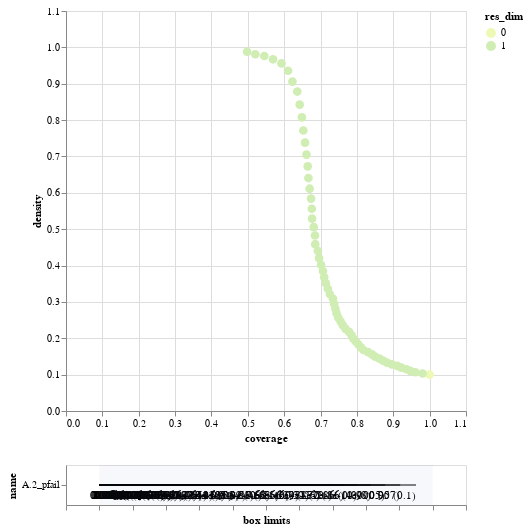

Write notebook code for a chart like this one.
### Code cell
box.inspect_tradeoff()

### Figure 1 — Vega-Lite specification as saved in the notebook (floating-point values rounded to 4 significant figures)
{"config": {"view": {"continuousWidth": 300, "continuousHeight": 300}}, "vconcat": [{"data": {"name": "data-2ca7f808461f801e5b1ba7290101002b"}, "mark": {"type": "circle", "size": 75}, "encoding": {"color": {"field": "res_dim", "scale": {"range": ["#eff9b6", "#d0edb3", "#97d6b9", "#5dc0c0", "#31a5c2", "#1f80b8", "#2354a3", "#21318d"]}, "type": "ordinal"}, "opacity": {"condition": {"param": "param_4", "value": 1}, "value": 0.4}, "tooltip": [{"field": "id", "type": "quantitative"}, {"field": "coverage", "format": ".2", "type": "quantitative"}, {"field": "density", "format": ".2", "type": "quantitative"}, {"field": "res_dim", "type": "ordinal"}], "x": {"field": "coverage", "scale": {"domain": [0, 1.1]}, "type": "quantitative"}, "y": {"field": "density", "scale": {"domain": [0, 1.1]}, "type": "quantitative"}}, "height": 400, "name": "view_4", "width": 400}, {"layer": [{"data": {"name": "data-918ad6172400972ceef6dac10e4ce1fe"}, "mark": {"type": "rule"}, "encoding": {"x": {"axis": {"grid": false, "labels": false, "title": "box limits"}, "field": "x_lower", "scale": {"domain": [0, 1], "padding": 0.1}, "type": "quantitative"}, "x2": {"field": "x_upper"}, "y": {"field": "name", "scale": {"padding": 1.0}, "type": "nominal"}}, "transform": [{"calculate": "(datum.x1-datum.minimum)/(datum.maximum-datum.minimum)", "as": "x_lower"}, {"calculate": "(datum.x2-datum.minimum)/(datum.maximum-datum.minimum)", "as": "x_upper"}, {"filter": {"param": "param_4"}}]}, {"data": {"name": "data-918ad6172400972ceef6dac10e4ce1fe"}, "mark": {"type": "text", "align": "left", "baseline": "top", "dy": 5}, "encoding": {"text": {"field": "text", "type": "ordinal"}, "x": {"axis": {"grid": false, "labels": false, "title": "box limits"}, "field": "x_lower", "scale": {"domain": [0, 1], "padding": 0.1}, "type": "quantitative"}, "x2": {"field": "x_upper"}, "y": {"field": "name", "scale": {"padding": 1.0}, "type": "nominal"}}, "transform": [{"calculate": "(datum.x1-datum.minimum)/(datum.maximum-datum.minimum)", "as": "x_lower"}, {"calculate": "(datum.x2-datum.minimum)/(datum.maximum-datum.minimum)", "as": "x_upper"}, {"filter": {"param": "param_4"}}, {"calculate": "datum.qp_lower>0?format(datum.x1, \".2\")+\" (\"+format(datum.qp_lower, \".1~g\")+\")\" :format(datum.x1, \".2\")", "as": "text"}]}, {"data": {"name": "data-918ad6172400972ceef6dac10e4ce1fe"}, "mark": {"type": "text", "align": "right", "baseline": "top", "dy": 5}, "encoding": {"text": {"field": "text", "type": "ordinal"}, "x": {"field": "x_upper", "type": "quantitative"}, "x2": {"field": "x_upper"}, "y": {"field": "name", "scale": {"padding": 1.0}, "type": "nominal"}}, "transform": [{"calculate": "(datum.x1-datum.minimum)/(datum.maximum-datum.minimum)", "as": "x_lower"}, {"calculate": "(datum.x2-datum.minimum)/(datum.maximum-datum.minimum)", "as": "x_upper"}, {"filter": {"param": "param_4"}}, {"calculate": "datum.qp_upper>0?format(datum.x2, \".2\")+\" (\"+format(datum.qp_upper, \".1\")+\")\" :format(datum.x2, \".2\")", "as": "text"}]}, {"data": {"name": "data-97aefd6d737ded565dc732e63f74ecc6"}, "mark": {"type": "rect", "opacity": 0.05}, "encoding": {"x": {"field": "start", "type": "quantitative"}, "x2": {"field": "end"}}}, {"data": {"name": "data-4f53cda18c2baa0c0354bb5f9a3ecbe5"}, "mark": {"type": "point"}, "encoding": {"x": {"field": "x", "type": "quantitative"}, "y": {"field": "name", "type": "nominal"}}, "transform": [{"filter": {"param": "param_4"}}]}, {"data": {"name": "data-4f53cda18c2baa0c0354bb5f9a3ecbe5"}, "mark": {"type": "text", "align": "center", "baseline": "top", "dy": 5}, "encoding": {"text": {"field": "item", "type": "nominal"}, "x": {"field": "x", "type": "quantitative"}, "y": {"field": "name", "type": "nominal"}}, "transform": [{"filter": {"param": "param_4"}}]}], "width": 400}], "params": [{"name": "param_4", "select": {"type": "point", "fields": ["id"]}, "views": ["view_4"]}], "$schema": "https://vega.github.io/schema/vega-lite/v5.17.0.json", "datasets": {"data-2ca7f808461f801e5b1ba7290101002b": [{"coverage": 1.0, "density": 0.1, "id": 0, "k": 1500, "mass": 1.0, "mean": 0.1, "n": 15000, "res_dim": 0}, {"coverage": 0.9807, "density": 0.1032, "id": 1, "k": 1471, "mass": 0.95, "mean": 0.1032, "n": 14250, "res_dim": 1}, {"coverage": 0.9607, "density": 0.1064, "id": 2, "k": 1441, "mass": 0.9025, "mean": 0.1064, "n": 13537, "res_dim": 1}, {"coverage": 0.9467, "density": 0.1104, "id": 3, "k": 1420, "mass": 0.8573, "mean": 0.1104, "n": 12860, "res_dim": 1}, {"coverage": 0.936, "density": 0.1149, "id": 4, "k": 1404, "mass": 0.8145, "mean": 0.1149, "n": 12217, "res_dim": 1}, {"coverage": 0.922, "density": 0.1192, "id": 5, "k": 1383, "mass": 0.7737, "mean": 0.1192, "n": 11606, "res_dim": 1}, {"coverage": 0.9113, "density": 0.124, "id": 6, "k": 1367, "mass": 0.735, "mean": 0.124, "n": 11025, "res_dim": 1}, {"coverage": 0.896, "density": 0.1283, "id": 7, "k": 1344, "mass": 0.6982, "mean": 0.1283, "n": 10473, "res_dim": 1}, {"coverage": 0.8827, "density": 0.1331, "id": 8, "k": 1324, "mass": 0.6633, "mean": 0.1331, "n": 9949, "res_dim": 1}, {"coverage": 0.872, "density": 0.1384, "id": 9, "k": 1308, "mass": 0.6301, "mean": 0.1384, "n": 9451, "res_dim": 1}, {"coverage": 0.862, "density": 0.144, "id": 10, "k": 1293, "mass": 0.5985, "mean": 0.144, "n": 8978, "res_dim": 1}, {"coverage": 0.85, "density": 0.1495, "id": 11, "k": 1275, "mass": 0.5686, "mean": 0.1495, "n": 8529, "res_dim": 1}, {"coverage": 0.8413, "density": 0.1558, "id": 12, "k": 1262, "mass": 0.5401, "mean": 0.1558, "n": 8102, "res_dim": 1}, {"coverage": 0.8307, "density": 0.1619, "id": 13, "k": 1246, "mass": 0.5131, "mean": 0.1619, "n": 7696, "res_dim": 1}, {"coverage": 0.818, "density": 0.1678, "id": 14, "k": 1227, "mass": 0.4874, "mean": 0.1678, "n": 7311, "res_dim": 1}, {"coverage": 0.8107, "density": 0.1751, "id": 15, "k": 1216, "mass": 0.463, "mean": 0.1751, "n": 6945, "res_dim": 1}, {"coverage": 0.804, "density": 0.1828, "id": 16, "k": 1206, "mass": 0.4398, "mean": 0.1828, "n": 6597, "res_dim": 1}, {"coverage": 0.7973, "density": 0.1908, "id": 17, "k": 1196, "mass": 0.4178, "mean": 0.1908, "n": 6267, "res_dim": 1}, {"coverage": 0.79, "density": 0.1991, "id": 18, "k": 1185, "mass": 0.3969, "mean": 0.1991, "n": 5953, "res_dim": 1}, {"coverage": 0.7853, "density": 0.2083, "id": 19, "k": 1178, "mass": 0.377, "mean": 0.2083, "n": 5655, "res_dim": 1}, {"coverage": 0.7787, "density": 0.2174, "id": 20, "k": 1168, "mass": 0.3581, "mean": 0.2174, "n": 5372, "res_dim": 1}, {"coverage": 0.7687, "density": 0.2259, "id": 21, "k": 1153, "mass": 0.3402, "mean": 0.2259, "n": 5103, "res_dim": 1}, {"coverage": 0.7613, "density": 0.2356, "id": 22, "k": 1142, "mass": 0.3231, "mean": 0.2356, "n": 4847, "res_dim": 1}, {"coverage": 0.7553, "density": 0.2461, "id": 23, "k": 1133, "mass": 0.3069, "mean": 0.2461, "n": 4604, "res_dim": 1}, {"coverage": 0.7487, "density": 0.2568, "id": 24, "k": 1123, "mass": 0.2915, "mean": 0.2568, "n": 4373, "res_dim": 1}, {"coverage": 0.744, "density": 0.2687, "id": 25, "k": 1116, "mass": 0.2769, "mean": 0.2687, "n": 4154, "res_dim": 1}, {"coverage": 0.7407, "density": 0.2816, "id": 26, "k": 1111, "mass": 0.2631, "mean": 0.2816, "n": 3946, "res_dim": 1}, {"coverage": 0.7373, "density": 0.2951, "id": 27, "k": 1106, "mass": 0.2499, "mean": 0.2951, "n": 3748, "res_dim": 1}, {"coverage": 0.734, "density": 0.3093, "id": 28, "k": 1101, "mass": 0.2373, "mean": 0.3093, "n": 3560, "res_dim": 1}, {"coverage": 0.7253, "density": 0.3217, "id": 29, "k": 1088, "mass": 0.2255, "mean": 0.3217, "n": 3382, "res_dim": 1}, {"coverage": 0.72, "density": 0.3362, "id": 30, "k": 1080, "mass": 0.2141, "mean": 0.3362, "n": 3212, "res_dim": 1}, {"coverage": 0.7147, "density": 0.3514, "id": 31, "k": 1072, "mass": 0.2034, "mean": 0.3514, "n": 3051, "res_dim": 1}, {"coverage": 0.71, "density": 0.3675, "id": 32, "k": 1065, "mass": 0.1932, "mean": 0.3675, "n": 2898, "res_dim": 1}, {"coverage": 0.7067, "density": 0.385, "id": 33, "k": 1060, "mass": 0.1835, "mean": 0.385, "n": 2753, "res_dim": 1}, {"coverage": 0.7013, "density": 0.4023, "id": 34, "k": 1052, "mass": 0.1743, "mean": 0.4023, "n": 2615, "res_dim": 1}, {"coverage": 0.696, "density": 0.4203, "id": 35, "k": 1044, "mass": 0.1656, "mean": 0.4203, "n": 2484, "res_dim": 1}, {"coverage": 0.6927, "density": 0.4404, "id": 36, "k": 1039, "mass": 0.1573, "mean": 0.4404, "n": 2359, "res_dim": 1}, {"coverage": 0.6853, "density": 0.4587, "id": 37, "k": 1028, "mass": 0.1494, "mean": 0.4587, "n": 2241, "res_dim": 1}, {"coverage": 0.6847, "density": 0.4826, "id": 38, "k": 1027, "mass": 0.1419, "mean": 0.4826, "n": 2128, "res_dim": 1}, {"coverage": 0.6813, "density": 0.5057, "id": 39, "k": 1022, "mass": 0.1347, "mean": 0.5057, "n": 2021, "res_dim": 1}, {"coverage": 0.6767, "density": 0.5289, "id": 40, "k": 1015, "mass": 0.1279, "mean": 0.5289, "n": 1919, "res_dim": 1}, {"coverage": 0.676, "density": 0.5562, "id": 41, "k": 1014, "mass": 0.1215, "mean": 0.5562, "n": 1823, "res_dim": 1}, {"coverage": 0.674, "density": 0.5841, "id": 42, "k": 1011, "mass": 0.1154, "mean": 0.5841, "n": 1731, "res_dim": 1}, {"coverage": 0.67, "density": 0.6113, "id": 43, "k": 1005, "mass": 0.1096, "mean": 0.6113, "n": 1644, "res_dim": 1}, {"coverage": 0.6667, "density": 0.6406, "id": 44, "k": 1000, "mass": 0.1041, "mean": 0.6406, "n": 1561, "res_dim": 1}, {"coverage": 0.6647, "density": 0.6727, "id": 45, "k": 997, "mass": 0.0988, "mean": 0.6727, "n": 1482, "res_dim": 1}, {"coverage": 0.6613, "density": 0.705, "id": 46, "k": 992, "mass": 0.0938, "mean": 0.705, "n": 1407, "res_dim": 1}, {"coverage": 0.6573, "density": 0.738, "id": 47, "k": 986, "mass": 0.08907, "mean": 0.738, "n": 1336, "res_dim": 1}, {"coverage": 0.6527, "density": 0.7715, "id": 48, "k": 979, "mass": 0.0846, "mean": 0.7715, "n": 1269, "res_dim": 1}, {"coverage": 0.6487, "density": 0.8075, "id": 49, "k": 973, "mass": 0.08033, "mean": 0.8075, "n": 1205, "res_dim": 1}, {"coverage": 0.6427, "density": 0.8427, "id": 50, "k": 964, "mass": 0.07627, "mean": 0.8427, "n": 1144, "res_dim": 1}, {"coverage": 0.636, "density": 0.8785, "id": 51, "k": 954, "mass": 0.0724, "mean": 0.8785, "n": 1086, "res_dim": 1}, {"coverage": 0.6227, "density": 0.9059, "id": 52, "k": 934, "mass": 0.06873, "mean": 0.9059, "n": 1031, "res_dim": 1}, {"coverage": 0.6107, "density": 0.9356, "id": 53, "k": 916, "mass": 0.06527, "mean": 0.9356, "n": 979, "res_dim": 1}, {"coverage": 0.5927, "density": 0.9559, "id": 54, "k": 889, "mass": 0.062, "mean": 0.9559, "n": 930, "res_dim": 1}, {"coverage": 0.5693, "density": 0.9672, "id": 55, "k": 854, "mass": 0.05887, "mean": 0.9672, "n": 883, "res_dim": 1}, {"coverage": 0.5453, "density": 0.9761, "id": 56, "k": 818, "mass": 0.05587, "mean": 0.9761, "n": 838, "res_dim": 1}, {"coverage": 0.5207, "density": 0.9812, "id": 57, "k": 781, "mass": 0.05307, "mean": 0.9812, "n": 796, "res_dim": 1}, {"coverage": 0.498, "density": 0.9881, "id": 58, "k": 747, "mass": 0.0504, "mean": 0.9881, "n": 756, "res_dim": 1}], "data-918ad6172400972ceef6dac10e4ce1fe": [{"x1": 2.854e-05, "x2": 0.95, "name": "A.2_pfail", "id": 1, "minimum": 2.854e-05, "maximum": 1.0, "qp_lower": -1.0, "qp_upper": 0.1023}, {"x1": 2.854e-05, "x2": 0.9025, "name": "A.2_pfail", "id": 2, "minimum": 2.854e-05, "maximum": 1.0, "qp_lower": -1.0, "qp_upper": 0.006802}, {"x1": 2.854e-05, "x2": 0.8573, "name": "A.2_pfail", "id": 3, "minimum": 2.854e-05, "maximum": 1.0, "qp_lower": -1.0, "qp_upper": 5.438e-05}, {"x1": 2.854e-05, "x2": 0.8144, "name": "A.2_pfail", "id": 4, "minimum": 2.854e-05, "maximum": 1.0, "qp_lower": -1.0, "qp_upper": 3.874e-08}, {"x1": 2.854e-05, "x2": 0.7737, "name": "A.2_pfail", "id": 5, "minimum": 2.854e-05, "maximum": 1.0, "qp_lower": -1.0, "qp_upper": 1.116e-11}, {"x1": 2.854e-05, "x2": 0.735, "name": "A.2_pfail", "id": 6, "minimum": 2.854e-05, "maximum": 1.0, "qp_lower": -1.0, "qp_upper": 2.43e-16}, {"x1": 2.854e-05, "x2": 0.6982, "name": "A.2_pfail", "id": 7, "minimum": 2.854e-05, "maximum": 1.0, "qp_lower": -1.0, "qp_upper": 7.672e-21}, {"x1": 2.854e-05, "x2": 0.6633, "name": "A.2_pfail", "id": 8, "minimum": 2.854e-05, "maximum": 1.0, "qp_lower": -1.0, "qp_upper": 3.746e-26}, {"x1": 2.854e-05, "x2": 0.6301, "name": "A.2_pfail", "id": 9, "minimum": 2.854e-05, "maximum": 1.0, "qp_lower": -1.0, "qp_upper": 1.513e-32}, {"x1": 2.854e-05, "x2": 0.5985, "name": "A.2_pfail", "id": 10, "minimum": 2.854e-05, "maximum": 1.0, "qp_lower": -1.0, "qp_upper": 1.191e-39}, {"x1": 2.854e-05, "x2": 0.5686, "name": "A.2_pfail", "id": 11, "minimum": 2.854e-05, "maximum": 1.0, "qp_lower": -1.0, "qp_upper": 1.164e-46}, {"x1": 2.854e-05, "x2": 0.5401, "name": "A.2_pfail", "id": 12, "minimum": 2.854e-05, "maximum": 1.0, "qp_lower": -1.0, "qp_upper": 3.967e-55}, {"x1": 2.854e-05, "x2": 0.5131, "name": "A.2_pfail", "id": 13, "minimum": 2.854e-05, "maximum": 1.0, "qp_lower": -1.0, "qp_upper": 2.221e-63}, {"x1": 2.854e-05, "x2": 0.4874, "name": "A.2_pfail", "id": 14, "minimum": 2.854e-05, "maximum": 1.0, "qp_lower": -1.0, "qp_upper": 3.709e-71}, {"x1": 2.854e-05, "x2": 0.463, "name": "A.2_pfail", "id": 15, "minimum": 2.854e-05, "maximum": 1.0, "qp_lower": -1.0, "qp_upper": 2.385e-81}, {"x1": 2.854e-05, "x2": 0.4398, "name": "A.2_pfail", "id": 16, "minimum": 2.854e-05, "maximum": 1.0, "qp_lower": -1.0, "qp_upper": 2.614e-92}, {"x1": 2.854e-05, "x2": 0.4178, "name": "A.2_pfail", "id": 17, "minimum": 2.854e-05, "maximum": 1.0, "qp_lower": -1.0, "qp_upper": 1.058e-103}, {"x1": 2.854e-05, "x2": 0.3969, "name": "A.2_pfail", "id": 18, "minimum": 2.854e-05, "maximum": 1.0, "qp_lower": -1.0, "qp_upper": 3.439e-115}, {"x1": 2.854e-05, "x2": 0.377, "name": "A.2_pfail", "id": 19, "minimum": 2.854e-05, "maximum": 1.0, "qp_lower": -1.0, "qp_upper": 1.681e-128}, {"x1": 2.854e-05, "x2": 0.3582, "name": "A.2_pfail", "id": 20, "minimum": 2.854e-05, "maximum": 1.0, "qp_lower": -1.0, "qp_upper": 4.136e-141}, {"x1": 2.854e-05, "x2": 0.3402, "name": "A.2_pfail", "id": 21, "minimum": 2.854e-05, "maximum": 1.0, "qp_lower": -1.0, "qp_upper": 5.988e-152}, {"x1": 2.854e-05, "x2": 0.3231, "name": "A.2_pfail", "id": 22, "minimum": 2.854e-05, "maximum": 1.0, "qp_lower": -1.0, "qp_upper": 1.162e-164}, {"x1": 2.854e-05, "x2": 0.3069, "name": "A.2_pfail", "id": 23, "minimum": 2.854e-05, "maximum": 1.0, "qp_lower": -1.0, "qp_upper": 1.606e-178}, {"x1": 2.854e-05, "x2": 0.2915, "name": "A.2_pfail", "id": 24, "minimum": 2.854e-05, "maximum": 1.0, "qp_lower": -1.0, "qp_upper": 3.371e-192}, {"x1": 2.854e-05, "x2": 0.2769, "name": "A.2_pfail", "id": 25, "minimum": 2.854e-05, "maximum": 1.0, "qp_lower": -1.0, "qp_upper": 1.273e-207}, {"x1": 2.854e-05, "x2": 0.2631, "name": "A.2_pfail", "id": 26, "minimum": 2.854e-05, "maximum": 1.0, "qp_lower": -1.0, "qp_upper": 1.704e-224}, {"x1": 2.854e-05, "x2": 0.2499, "name": "A.2_pfail", "id": 27, "minimum": 2.854e-05, "maximum": 1.0, "qp_lower": -1.0, "qp_upper": 7.22e-242}, {"x1": 2.854e-05, "x2": 0.2373, "name": "A.2_pfail", "id": 28, "minimum": 2.854e-05, "maximum": 1.0, "qp_lower": -1.0, "qp_upper": 1.11e-259}, {"x1": 2.854e-05, "x2": 0.2255, "name": "A.2_pfail", "id": 29, "minimum": 2.854e-05, "maximum": 1.0, "qp_lower": -1.0, "qp_upper": 8.443e-273}, {"x1": 2.854e-05, "x2": 0.2141, "name": "A.2_pfail", "id": 30, "minimum": 2.854e-05, "maximum": 1.0, "qp_lower": -1.0, "qp_upper": 2.61e-289}, {"x1": 2.854e-05, "x2": 0.2034, "name": "A.2_pfail", "id": 31, "minimum": 2.854e-05, "maximum": 1.0, "qp_lower": -1.0, "qp_upper": 5.289e-306}, {"x1": 2.854e-05, "x2": 0.1932, "name": "A.2_pfail", "id": 32, "minimum": 2.854e-05, "maximum": 1.0, "qp_lower": -1.0, "qp_upper": 1e-323}, {"x1": 2.854e-05, "x2": 0.1835, "name": "A.2_pfail", "id": 33, "minimum": 2.854e-05, "maximum": 1.0, "qp_lower": -1.0, "qp_upper": 0.0}, {"x1": 2.854e-05, "x2": 0.1743, "name": "A.2_pfail", "id": 34, "minimum": 2.854e-05, "maximum": 1.0, "qp_lower": -1.0, "qp_upper": 0.0}, {"x1": 2.854e-05, "x2": 0.1656, "name": "A.2_pfail", "id": 35, "minimum": 2.854e-05, "maximum": 1.0, "qp_lower": -1.0, "qp_upper": 0.0}, {"x1": 2.854e-05, "x2": 0.1573, "name": "A.2_pfail", "id": 36, "minimum": 2.854e-05, "maximum": 1.0, "qp_lower": -1.0, "qp_upper": 0.0}, {"x1": 2.854e-05, "x2": 0.1494, "name": "A.2_pfail", "id": 37, "minimum": 2.854e-05, "maximum": 1.0, "qp_lower": -1.0, "qp_upper": 0.0}, {"x1": 2.854e-05, "x2": 0.1419, "name": "A.2_pfail", "id": 38, "minimum": 2.854e-05, "maximum": 1.0, "qp_lower": -1.0, "qp_upper": 0.0}, {"x1": 2.854e-05, "x2": 0.1347, "name": "A.2_pfail", "id": 39, "minimum": 2.854e-05, "maximum": 1.0, "qp_lower": -1.0, "qp_upper": 0.0}, {"x1": 2.854e-05, "x2": 0.128, "name": "A.2_pfail", "id": 40, "minimum": 2.854e-05, "maximum": 1.0, "qp_lower": -1.0, "qp_upper": 0.0}, {"x1": 2.854e-05, "x2": 0.1215, "name": "A.2_pfail", "id": 41, "minimum": 2.854e-05, "maximum": 1.0, "qp_lower": -1.0, "qp_upper": 0.0}, {"x1": 2.854e-05, "x2": 0.1154, "name": "A.2_pfail", "id": 42, "minimum": 2.854e-05, "maximum": 1.0, "qp_lower": -1.0, "qp_upper": 0.0}, {"x1": 2.854e-05, "x2": 0.1096, "name": "A.2_pfail", "id": 43, "minimum": 2.854e-05, "maximum": 1.0, "qp_lower": -1.0, "qp_upper": 0.0}, {"x1": 2.854e-05, "x2": 0.1041, "name": "A.2_pfail", "id": 44, "minimum": 2.854e-05, "maximum": 1.0, "qp_lower": -1.0, "qp_upper": 0.0}, {"x1": 2.854e-05, "x2": 0.0988, "name": "A.2_pfail", "id": 45, "minimum": 2.854e-05, "maximum": 1.0, "qp_lower": -1.0, "qp_upper": 0.0}, {"x1": 2.854e-05, "x2": 0.0938, "name": "A.2_pfail", "id": 46, "minimum": 2.854e-05, "maximum": 1.0, "qp_lower": -1.0, "qp_upper": 0.0}, {"x1": 2.854e-05, "x2": 0.08904, "name": "A.2_pfail", "id": 47, "minimum": 2.854e-05, "maximum": 1.0, "qp_lower": -1.0, "qp_upper": 0.0}, {"x1": 2.854e-05, "x2": 0.08461, "name": "A.2_pfail", "id": 48, "minimum": 2.854e-05, "maximum": 1.0, "qp_lower": -1.0, "qp_upper": 0.0}, {"x1": 2.854e-05, "x2": 0.08034, "name": "A.2_pfail", "id": 49, "minimum": 2.854e-05, "maximum": 1.0, "qp_lower": -1.0, "qp_upper": 0.0}, {"x1": 2.854e-05, "x2": 0.07627, "name": "A.2_pfail", "id": 50, "minimum": 2.854e-05, "maximum": 1.0, "qp_lower": -1.0, "qp_upper": 0.0}, {"x1": 2.854e-05, "x2": 0.0724, "name": "A.2_pfail", "id": 51, "minimum": 2.854e-05, "maximum": 1.0, "qp_lower": -1.0, "qp_upper": 0.0}, {"x1": 2.854e-05, "x2": 0.06875, "name": "A.2_pfail", "id": 52, "minimum": 2.854e-05, "maximum": 1.0, "qp_lower": -1.0, "qp_upper": 0.0}, {"x1": 2.854e-05, "x2": 0.06525, "name": "A.2_pfail", "id": 53, "minimum": 2.854e-05, "maximum": 1.0, "qp_lower": -1.0, "qp_upper": 0.0}, {"x1": 2.854e-05, "x2": 0.06198, "name": "A.2_pfail", "id": 54, "minimum": 2.854e-05, "maximum": 1.0, "qp_lower": -1.0, "qp_upper": 0.0}, {"x1": 2.854e-05, "x2": 0.05886, "name": "A.2_pfail", "id": 55, "minimum": 2.854e-05, "maximum": 1.0, "qp_lower": -1.0, "qp_upper": 0.0}, {"x1": 2.854e-05, "x2": 0.05588, "name": "A.2_pfail", "id": 56, "minimum": 2.854e-05, "maximum": 1.0, "qp_lower": -1.0, "qp_upper": 0.0}, {"x1": 2.854e-05, "x2": 0.05309, "name": "A.2_pfail", "id": 57, "minimum": 2.854e-05, "maximum": 1.0, "qp_lower": -1.0, "qp_upper": 0.0}, {"x1": 2.854e-05, "x2": 0.05043, "name": "A.2_pfail", "id": 58, "minimum": 2.854e-05, "maximum": 1.0, "qp_lower": -1.0, "qp_upper": 0.0}], "data-97aefd6d737ded565dc732e63f74ecc6": [{"start": 0, "end": 1}], "data-4f53cda18c2baa0c0354bb5f9a3ecbe5": []}}
